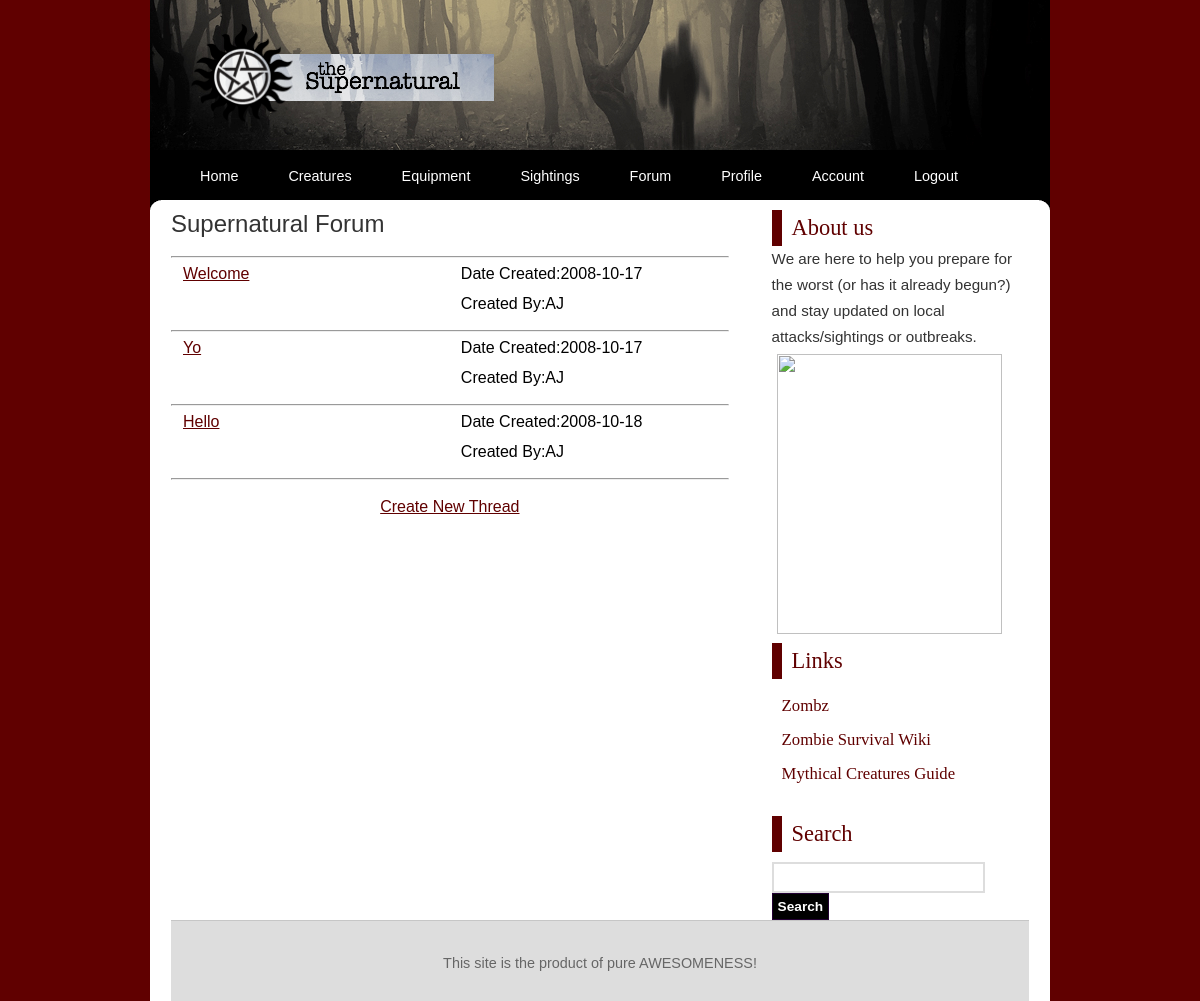
The app's page /forumviewer.php (signed in), older data.
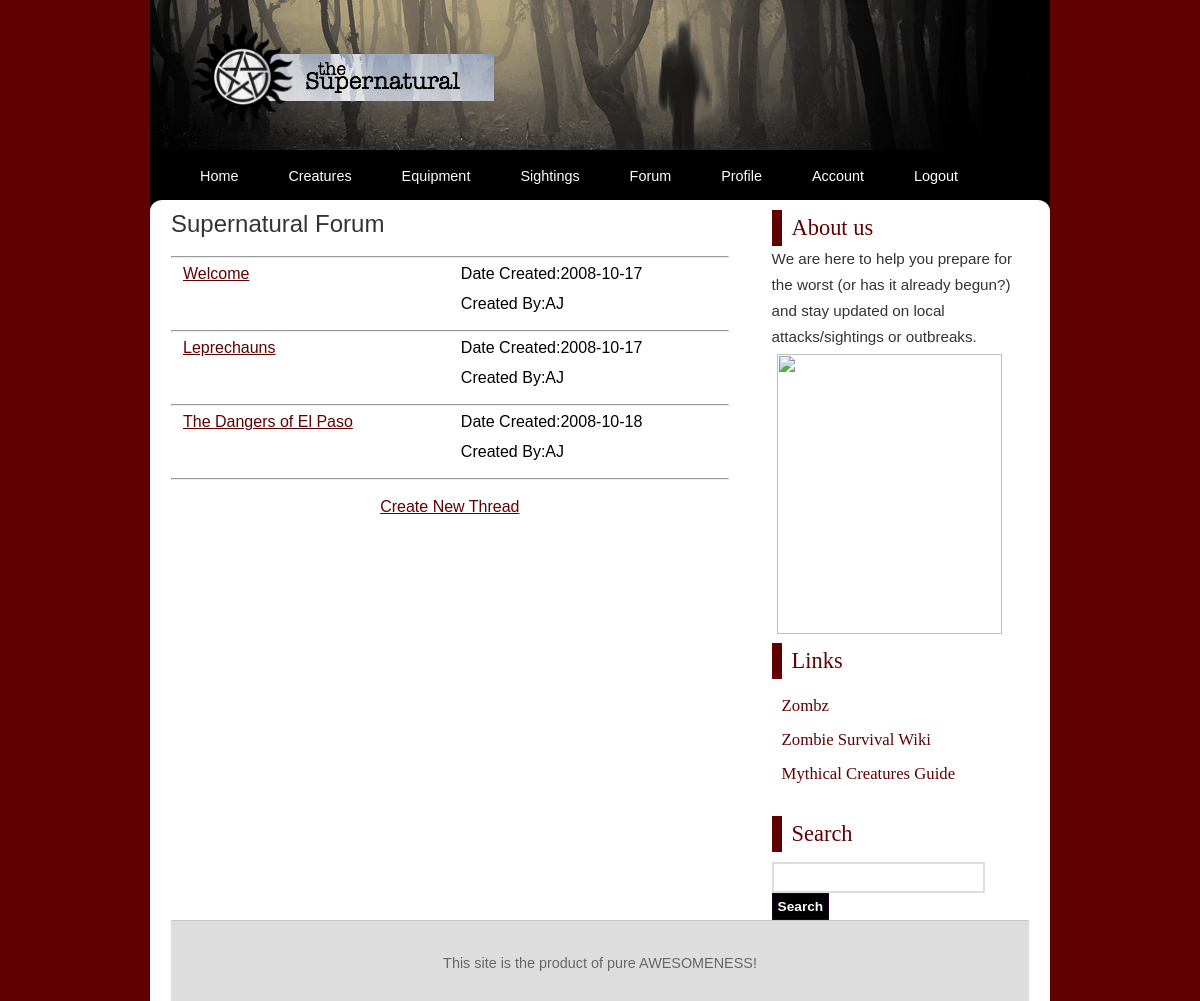
The same page, newer data.
### tables this page shows
CREATE TABLE IF NOT EXISTS `thread`(
`id` int(11) NOT NULL AUTO_INCREMENT,
`title` varchar(255) NOT NULL default '',
`post` blob NOT NULL,
`author_id` int(11) NOT NULL default '0',
`date_posted` date NOT NULL default '0000-00-00',
PRIMARY KEY(`id`)
);

CREATE TABLE IF NOT EXISTS `users` (
  `id` int(11) NOT NULL AUTO_INCREMENT,
  `username` varchar(12) NOT NULL,
  `password` varchar(50) NOT NULL,
  `zipcode` int(11) NOT NULL,
  `firstname` varchar(50),
  `lastname` varchar(50),
  `bio` blob,
  `pic` blob,
  PRIMARY KEY (`id`),
  INDEX (`username`)
);

### forumviewer.php (the view, shortened to what this page needs)
<!DOCTYPE html PUBLIC "-//W3C//DTD XHTML 1.0 Strict//EN" "http://www.w3.org/TR/xhtml1/DTD/xhtml1-strict.dtd">
<html xmlns="http://www.w3.org/1999/xhtml">
<head>
<link rel="stylesheet" href="styles.css" type="text/css" />
</head>
<body>
<?php
   include('header.php');
?>
<div id="wrap">
	<div class="pagewrapper">
		<div class="innerpagewrapper">
			<div class="page">
				<div class="content">
<h3>Supernatural Forum </h3>
<br/>
<?php
include ('db_connect.php');
if(isset($_SESSION['username'])){
$query = "SELECT * FROM thread";
$result = mysqli_query($db, $query)or die("Error Querying Database");
   while($row = mysqli_fetch_array($result))
    {
	echo"<table>";
	$title=$row['title'];
	$id=$row['id'];
	echo "<tr><td width=\"35%\"><a href=\"forum.php?index=";
	echo $id;
	echo "\">";
    echo $title;
	echo "</a><br/></td>";
	echo "<td width=\"35%\"> Date Created:" . $row['date_posted'] . "</td></tr>";
	$query2= "SELECT * FROM users WHERE id='$row[author_id]'";
	$result1 = mysqli_query($db, $query2)or die("Error Querying Database");
	$row1 = mysqli_fetch_array($result1);
	$author=$row1['username'];
	echo "<tr><td></td><td>Created By:" . $author . "</td></tr>";
    echo "<hr /></table>";
	}
}
?>
<hr /><br />
<center><a href="forumviewer.php?makeNew=y">Create New Thread</a></center>
</div>
	</div>
	</div>
	</div>
</div>
</body>
</html>

Row changes from the older to the newer data that the page shows:
changed thread: title "Yo" → "Leprechauns"
changed thread: title "Hello" → "The Dangers of El Paso"
